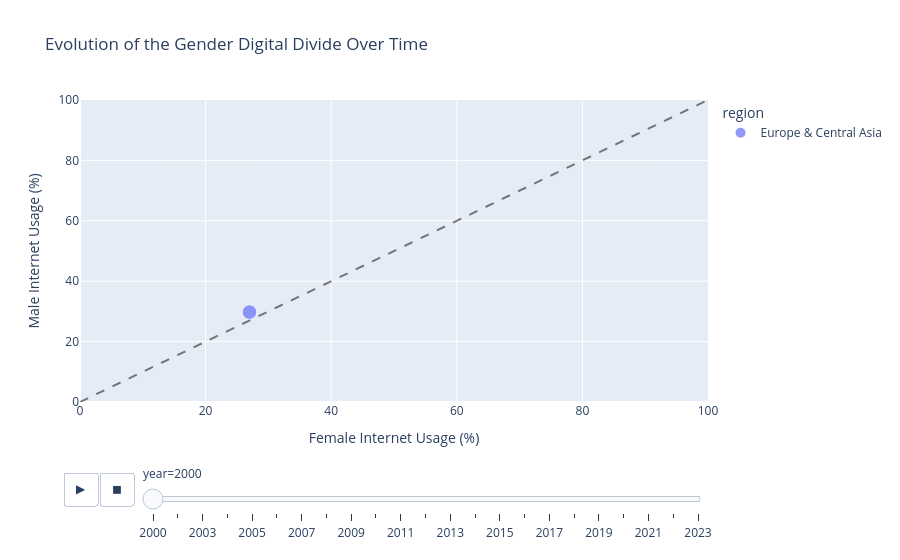

The notebook cell saved with this chart:
### Markdown cell above
#### Interpretation

The global map illustrates the geographic distribution of gender disparities in digital access. Countries with larger gender gaps are concentrated in regions where digital infrastructure expansion and gender equality initiatives remain ongoing challenges.

### Code cell
fig = px.scatter(
    df,
    x="internet_usage_female",
    y="internet_usage_male",
    animation_frame="year",
    hover_name="country",
    size="internet_usage_female",
    color="region",
    opacity=0.7,
    title="Evolution of the Gender Digital Divide Over Time",
    range_x=[0,100],
    range_y=[0,100]
)
fig.add_shape(
    type="line",
    x0=0, y0=0,
    x1=100, y1=100,
    opacity=0.5,
    line=dict(color="black", dash="dash")
)
fig.update_layout(
    xaxis_title="Female Internet Usage (%)",
    yaxis_title="Male Internet Usage (%)"
)
fig.write_html("visuals/gender_digital_divide_animation.html")
fig.show()

### Figure 1 — Plotly figure (JSON) as saved in the notebook; plotly's stock layout.template omitted (floating-point values rounded to 4 significant figures)
{"data": [{"hovertemplate": "<b>%{hovertext}</b><br><br>region=Europe & Central Asia<br>year=2000<br>internet_usage_female=%{marker.size}<br>internet_usage_male=%{y}<extra></extra>", "hovertext": ["andorra"], "legendgroup": "Europe & Central Asia", "marker": {"color": "#636efa", "opacity": 0.7, "size": [26.98], "sizemode": "area", "sizeref": 0.25, "symbol": "circle"}, "mode": "markers", "name": "Europe & Central Asia", "orientation": "v", "showlegend": true, "type": "scatter", "x": [26.98], "xaxis": "x", "y": [29.76], "yaxis": "y"}], "layout": {"legend": {"itemsizing": "constant", "title": {"text": "region"}, "tracegroupgap": 0}, "shapes": [{"line": {"color": "black", "dash": "dash"}, "opacity": 0.5, "type": "line", "x0": 0, "x1": 100, "y0": 0, "y1": 100}], "sliders": [{"active": 0, "currentvalue": {"prefix": "year="}, "len": 0.9, "pad": {"b": 10, "t": 60}, "steps": [{"args": [["2000"], {"frame": {"duration": 0, "redraw": false}, "fromcurrent": true, "mode": "immediate", "transition": {"duration": 0, "easing": "linear"}}], "label": "2000", "method": "animate"}, {"args": [["2002"], {"frame": {"duration": 0, "redraw": false}, "fromcurrent": true, "mode": "immediate", "transition": {"duration": 0, "easing": "linear"}}], "label": "2002", "method": "animate"}, {"args": [["2003"], {"frame": {"duration": 0, "redraw": false}, "fromcurrent": true, "mode": "immediate", "transition": {"duration": 0, "easing": "linear"}}], "label": "2003", "method": "animate"}, {"args": [["2004"], {"frame": {"duration": 0, "redraw": false}, "fromcurrent": true, "mode": "immediate", "transition": {"duration": 0, "easing": "linear"}}], "label": "2004", "method": "animate"}, {"args": [["2005"], {"frame": {"duration": 0, "redraw": false}, "fromcurrent": true, "mode": "immediate", "transition": {"duration": 0, "easing": "linear"}}], "label": "2005", "method": "animate"}, {"args": [["2006"], {"frame": {"duration": 0, "redraw": false}, "fromcurrent": true, "mode": "immediate", "transition": {"duration": 0, "easing": "linear"}}], "label": "2006", "method": "animate"}, {"args": [["2007"], {"frame": {"duration": 0, "redraw": false}, "fromcurrent": true, "mode": "immediate", "transition": {"duration": 0, "easing": "linear"}}], "label": "2007", "method": "animate"}, {"args": [["2008"], {"frame": {"duration": 0, "redraw": false}, "fromcurrent": true, "mode": "immediate", "transition": {"duration": 0, "easing": "linear"}}], "label": "2008", "method": "animate"}, {"args": [["2009"], {"frame": {"duration": 0, "redraw": false}, "fromcurrent": true, "mode": "immediate", "transition": {"duration": 0, "easing": "linear"}}], "label": "2009", "method": "animate"}, {"args": [["2010"], {"frame": {"duration": 0, "redraw": false}, "fromcurrent": true, "mode": "immediate", "transition": {"duration": 0, "easing": "linear"}}], "label": "2010", "method": "animate"}, {"args": [["2011"], {"frame": {"duration": 0, "redraw": false}, "fromcurrent": true, "mode": "immediate", "transition": {"duration": 0, "easing": "linear"}}], "label": "2011", "method": "animate"}, {"args": [["2012"], {"frame": {"duration": 0, "redraw": false}, "fromcurrent": true, "mode": "immediate", "transition": {"duration": 0, "easing": "linear"}}], "label": "2012", "method": "animate"}, {"args": [["2013"], {"frame": {"duration": 0, "redraw": false}, "fromcurrent": true, "mode": "immediate", "transition": {"duration": 0, "easing": "linear"}}], "label": "2013", "method": "animate"}, {"args": [["2014"], {"frame": {"duration": 0, "redraw": false}, "fromcurrent": true, "mode": "immediate", "transition": {"duration": 0, "easing": "linear"}}], "label": "2014", "method": "animate"}, {"args": [["2015"], {"frame": {"duration": 0, "redraw": false}, "fromcurrent": true, "mode": "immediate", "transition": {"duration": 0, "easing": "linear"}}], "label": "2015", "method": "animate"}, {"args": [["2016"], {"frame": {"duration": 0, "redraw": false}, "fromcurrent": true, "mode": "immediate", "transition": {"duration": 0, "easing": "linear"}}], "label": "2016", "method": "animate"}, {"args": [["2017"], {"frame": {"duration": 0, "redraw": false}, "fromcurrent": true, "mode": "immediate", "transition": {"duration": 0, "easing": "linear"}}], "label": "2017", "method": "animate"}, {"args": [["2018"], {"frame": {"duration": 0, "redraw": false}, "fromcurrent": true, "mode": "immediate", "transition": {"duration": 0, "easing": "linear"}}], "label": "2018", "method": "animate"}, {"args": [["2019"], {"frame": {"duration": 0, "redraw": false}, "fromcurrent": true, "mode": "immediate", "transition": {"duration": 0, "easing": "linear"}}], "label": "2019", "method": "animate"}, {"args": [["2020"], {"frame": {"duration": 0, "redraw": false}, "fromcurrent": true, "mode": "immediate", "transition": {"duration": 0, "easing": "linear"}}], "label": "2020", "method": "animate"}, {"args": [["2021"], {"frame": {"duration": 0, "redraw": false}, "fromcurrent": true, "mode": "immediate", "transition": {"duration": 0, "easing": "linear"}}], "label": "2021", "method": "animate"}, {"args": [["2022"], {"frame": {"duration": 0, "redraw": false}, "fromcurrent": true, "mode": "immediate", "transition": {"duration": 0, "easing": "linear"}}], "label": "2022", "method": "animate"}, {"args": [["2023"], {"frame": {"duration": 0, "redraw": false}, "fromcurrent": true, "mode": "immediate", "transition": {"duration": 0, "easing": "linear"}}], "label": "2023", "method": "animate"}], "x": 0.1, "xanchor": "left", "y": 0, "yanchor": "top"}], "title": {"text": "Evolution of the Gender Digital Divide Over Time"}, "updatemenus": [{"buttons": [{"args": [null, {"frame": {"duration": 500, "redraw": false}, "fromcurrent": true, "mode": "immediate", "transition": {"duration": 500, "easing": "linear"}}], "label": "&#9654;", "method": "animate"}, {"args": [[null], {"frame": {"duration": 0, "redraw": false}, "fromcurrent": true, "mode": "immediate", "transition": {"duration": 0, "easing": "linear"}}], "label": "&#9724;", "method": "animate"}], "direction": "left", "pad": {"r": 10, "t": 70}, "showactive": false, "type": "buttons", "x": 0.1, "xanchor": "right", "y": 0, "yanchor": "top"}], "xaxis": {"anchor": "y", "domain": [0, 1], "range": [0, 100], "title": {"text": "Female Internet Usage (%)"}}, "yaxis": {"anchor": "x", "domain": [0, 1], "range": [0, 100], "title": {"text": "Male Internet Usage (%)"}}}}
